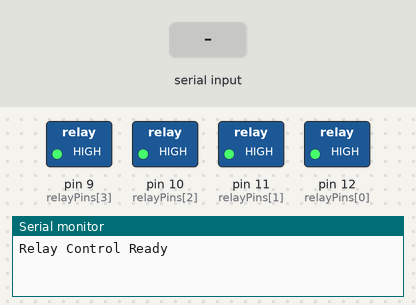
A sketch run on a simulated Arduino Uno, built with avr-gcc and run on an emulated ATmega328P. Parts: switched loads named in the sketch (green lamp = pin HIGH), the last lines printed to the serial monitor. Inputs (shaded band) come from the test bench.

Above: at 1.2 s.
1.3 s: "A+\n" received over Serial
At 1.7 s:
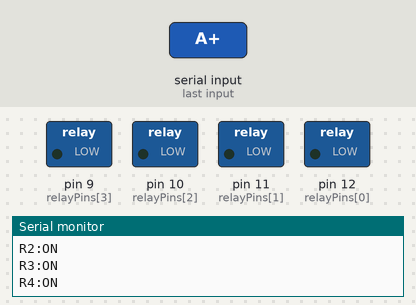
2.8 s: "1\n" received over Serial
At 4.0 s:
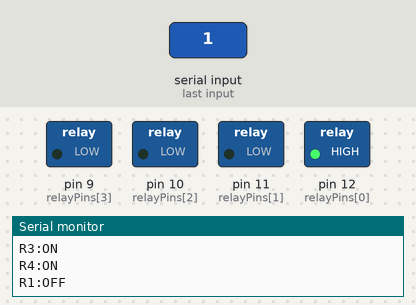
4.3 s: "2\n" received over Serial
At 5.1 s:
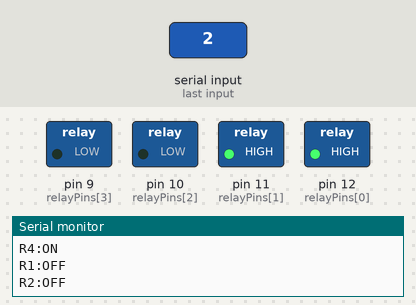
5.8 s: "1\n" received over Serial
At 6.3 s:
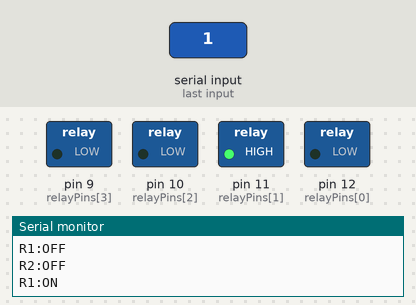
7.3 s: "A-\n" received over Serial
At 8.5 s:
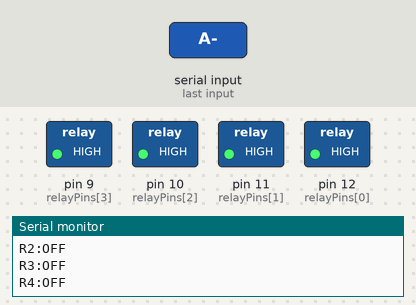
8.8 s: "2\n" received over Serial
At 9.8 s:
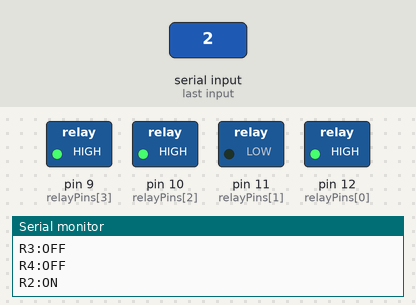
Timing chart, 0 to 11.3 s (numbered marks = the images above; inputs shaded):
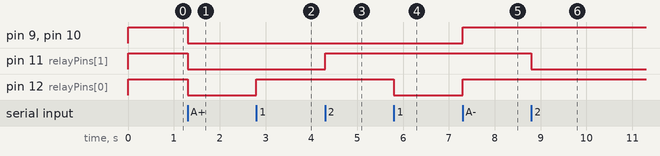

The sketch:

relay.ino
```cpp
int relayPins[] = {12, 11, 10, 9};
bool relayStates[] = {false, false, false, false};
void setup() {
  Serial.begin(9600);
  Serial.println("Relay Control Ready");
  for (int i = 0; i < 4; i++) {
    pinMode(relayPins[i], OUTPUT);
    digitalWrite(relayPins[i], HIGH);
  }
}
void loop() {
  if (Serial.available()) {
    String cmd = Serial.readStringUntil('\n');
    cmd.trim();
    processCommand(cmd);
  }
}
void processCommand(String cmd) {
  cmd.toUpperCase();
  if (cmd == "S") {
    sendStatus();
  }
  else if (cmd == "A+") {
    setAllRelays(true);
  }
  else if (cmd == "A-") {
    setAllRelays(false);
  }
  else if (cmd.length() == 1 && cmd[0] >= '1' && cmd[0] <= '4') {
    int relay = cmd[0] - '1';
    toggleRelay(relay);
  }
  else {
    Serial.println("Commands: 1-4(toggle), A+(all on), A-(all off), S(status)");
  }
}
void setRelay(int index, bool state) {
  relayStates[index] = state;
  digitalWrite(relayPins[index], state ? LOW : HIGH);
  Serial.print("R");
  Serial.print(index + 1);
  Serial.println(state ? ":ON" : ":OFF");
}
void toggleRelay(int index) {
  setRelay(index, !relayStates[index]);
}
void setAllRelays(bool state) {
  for (int i = 0; i < 4; i++) {
    setRelay(i, state);
  }
}
void sendStatus() {
  Serial.print("Status: ");
  for (int i = 0; i < 4; i++) {
    Serial.print("R");
    Serial.print(i + 1);
    Serial.print(relayStates[i] ? ":ON " : ":OFF ");
  }
  Serial.println();
}
```

Measured:
- after the input at 1.3 s, pin 9 (relayPins[3]), pin 10 (relayPins[2]), pin 11 (relayPins[1]), pin 12 (relayPins[0]): HIGH → LOW at once
- after the input at 2.8 s, pin 12 (relayPins[0]): LOW → HIGH at once
- after the input at 4.3 s, pin 11 (relayPins[1]): LOW → HIGH at once
- after the input at 5.8 s, pin 12 (relayPins[0]): HIGH → LOW at once
- after the input at 7.3 s, pin 9 (relayPins[3]), pin 10 (relayPins[2]), pin 12 (relayPins[0]): LOW → HIGH at once
- after the input at 8.8 s, pin 11 (relayPins[1]): HIGH → LOW at once
